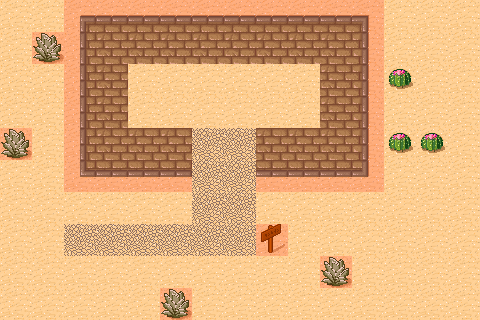

This is a level from a 2D game, rendered from its Tiled map with the project's own tilesets. A one-line summary and the map file follow, with tile-layer data summarised:
An orthogonal 15x10 tile map with 32x32 px tiles, 2 tile layers (Background, Meta), 2 tilesets and 1 object (SpawnPoint).

<map version="1.0" orientation="orthogonal" width="15" height="10" tilewidth="32" tileheight="32">
 <tileset firstgid="1" name="Background" tilewidth="32" tileheight="32" spacing="1" margin="1">
  <image source="tmw_desert_spacing.png" width="265" height="199" />
 </tileset>
 <tileset firstgid="49" name="Meta" tilewidth="32" tileheight="32" spacing="1" margin="1">
  <image source="meta_tiles.png" width="67" height="34" />
 </tileset>
 <layer name="Background" width="15" height="10">
  <data>[150 cells, 150 non-empty, 14 distinct tile ids]</data>
 </layer>
 <objectgroup name="Objects" width="50" height="50">
  <object name="SpawnPoint" x="79" y="240" />
 </objectgroup>
 <layer name="Meta" width="15" height="10" opacity="0.9">
  <data>[150 cells, 49 non-empty, 1 distinct tile ids]</data>
 </layer>
</map>
